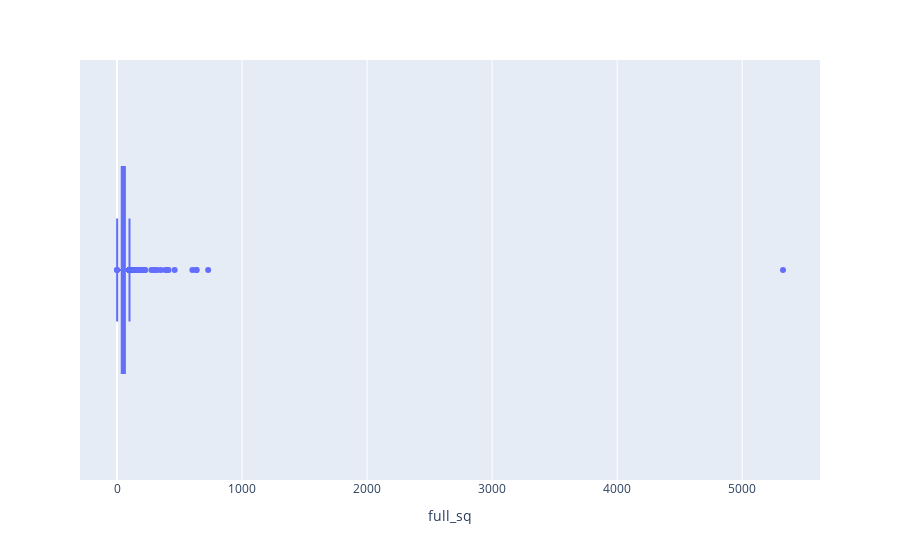

Write notebook code for a chart like this one.
### Code cell
fig_4 = px.box(data_frame= sber_data, x= 'full_sq')
fig_4.show()

### Figure 1 — Plotly figure (JSON) as saved in the notebook; plotly's stock layout.template omitted (floating-point values rounded to 4 significant figures; data arrays with more than 128 entries replaced by an {"elided": "..."} marker saying what was removed)
{"data": [{"alignmentgroup": "True", "hovertemplate": "full_sq=%{x}<extra></extra>", "legendgroup": "", "marker": {"color": "#636efa"}, "name": "", "notched": false, "offsetgroup": "", "orientation": "h", "showlegend": false, "type": "box", "x": {"elided": "30471 int values"}, "x0": " ", "xaxis": "x", "y0": " ", "yaxis": "y"}], "layout": {"boxmode": "group", "legend": {"tracegroupgap": 0}, "margin": {"t": 60}, "xaxis": {"anchor": "y", "domain": [0, 1], "title": {"text": "full_sq"}}, "yaxis": {"anchor": "x", "domain": [0, 1]}}}
